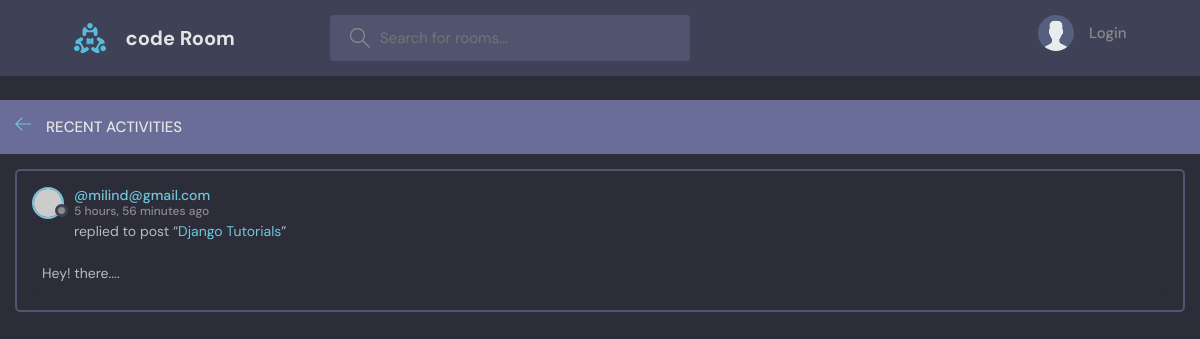
The page /activities/ on the database its author committed.
### base/models.py (models this page shows)
class Messages(models.Model):
    user = models.ForeignKey(User, on_delete=models.CASCADE)
    room = models.ForeignKey(Room, on_delete=models.CASCADE)
    body = models.TextField()
    updatedAt = models.DateTimeField(auto_now=True)
    createdAt = models.DateTimeField(auto_now_add=True)
    class Meta:
        ordering = ['-updatedAt', '-createdAt']
    def __str__(self):
        return self.body[0:50]

class User(AbstractUser):
    name = models.CharField(max_length=200, null=True)
    email = models.EmailField(unique=True, null=True)
    bio = models.TextField(null=True)
    avatar = models.ImageField(null=True, default="avatar.svg")
    USERNAME_FIELD = 'email'
    REQUIRED_FIELDS = []

class Room(models.Model):
    host = models.ForeignKey(User, on_delete=models.SET_NULL, null=True)
    topic = models.ForeignKey(Topic, on_delete=models.SET_NULL, null=True)
    name = models.CharField(max_length=200)
    description = models.TextField(null=True, blank=True)
    participants = models.ManyToManyField(User, related_name='participants', blank=True)
    updatedAt = models.DateTimeField(auto_now=True)
    createdAt = models.DateTimeField(auto_now_add=True)
    class Meta:
        ordering = ['-updatedAt', '-createdAt']
    def __str__(self):
        return self.name

### base/views.py (the view)
# urls.py: path('activities/', views.activityPage, name='activity'),
def activityPage(request):
    room_messages = Messages.objects.all()
    return render(request, 'base/activities.html', {'room_messages': room_messages})

### base/templates/base/activities.html (shortened to what this page needs)
{% include 'main.html' %}
{% block content %}
    <main class="layout">
          <div class="layout__boxHeader">
            <div class="layout__boxTitle">
              <a href="{{request.META.HTTP_REFERER}}">
                <svg version="1.1" xmlns="http://www.w3.org/2000/svg" width="32" height="32" viewBox="0 0 32 32">
                  <title>arrow-left</title>
                  <path
                    d="M13.723 2.286l-13.723 13.714 13.719 13.714 1.616-1.611-10.96-10.96h27.625v-2.286h-27.625l10.965-10.965-1.616-1.607z"
                  ></path>
                </svg>
              </a>
              <h3>Recent Activities</h3>
            </div>
          </div>
            {% for message in room_messages %}
            <div class="activities__box">
              <div class="activities__boxHeader roomListRoom__header">
                <a href="{% url 'profile' message.user.id %}" class="roomListRoom__author">
                  <div class="avatar avatar--small">
                    <img src="https://randomuser.me/api/portraits/women/11.jpg" />
                  </div>
                  <p>
                    @{{message.user}}
                    <span>{{message.createdAt|timesince}} ago</span>
                  </p>
                </a>
              </div>
              <div class="activities__boxContent">
                <p>replied to post “<a href="room.html">{{message.room}}</a>”</p>
                <div class="activities__boxRoomContent">
                    {{message}}....
                </div>
              </div>
            </div>
            {% endfor %}
    </main>
{% endblock content %}

### static/styles/style.css (style rules this page uses)
:root { --color-main: #71c6dd; --color-main-light: #e1f6fb; --color-dark: #3f4156; --color-dark-medium: #51546e; --color-dark-light: #696d97; --color-light: #e5e5e5; --color-gray: #8b8b8b; --color-light-gray: #b2bdbd; --color-bg: #2d2d39; --color-success: #5dd693; --color-error: #fc4b0b; }
* { font-family: "DM Sans", -apple-system, BlinkMacSystemFont, "Segoe UI", Roboto, Oxygen, Ubuntu, Cantarell, "Open Sans", "Helvetica Neue", sans-serif; margin: 0; padding: 0; box-sizing: border-box; text-rendering: optimizeLegibility; font-size: inherit; }
html { font-size: 56.25%; }
@media only screen and (min-width: 1200px) { html { font-size: 62.5%; } }
body { line-height: 1.6; font-weight: 400; font-size: 1.5rem; color: var(--color-light-gray); background-color: var(--color-bg); min-height: 100vh; }
img { width: 100%; }
a { display: inline-block; color: var(--color-main); text-decoration: none; }
.avatar { position: relative; display: inline-block; border-radius: 50%; border: 2px solid var(--color-main); }
.avatar img { display: block; border-radius: 50%; object-fit: cover; object-position: center; }
.avatar::after { content: ""; display: block; position: absolute; background-color: var(--color-gray); z-index: 111; border-radius: 50%; border: 0.3rem solid var(--color-dark); }
.avatar.avatar--small img { width: 2.8rem; height: 2.8rem; }
.avatar.avatar--small:after { width: 0.7rem; height: 0.7rem; bottom: 0px; right: -6px; }
.layout { margin-top: 2.4rem; }
.layout__boxHeader { display: flex; padding: 1.5rem; background-color: var(--color-dark-light); }
.layout__boxTitle { display: flex; gap: 1.5rem; align-items: center; }
.layout__boxTitle h3 { text-transform: uppercase; font-weight: 500; color: var(--color-light); }
.layout__boxTitle svg { width: 1.6rem; height: 1.6rem; fill: var(--color-main); }
.roomListRoom__header { display: flex; justify-content: space-between; align-items: center; }
.roomListRoom__author { font-weight: 500; display: flex; align-items: center; gap: 1rem; }
.activities__box { margin: 1.5rem; padding: 1.5rem; border: 2px solid var(--color-dark-medium); border-radius: 5px; }
.activities__boxHeader p { font-size: 1.4rem; line-height: 1.3; }
.activities__boxHeader p span { color: var(--color-gray); font-size: 1.2rem; display: block; }
.activities__boxContent { margin-left: 4.2rem; }
.activities__boxContent { font-size: 1.4rem; }
.activities__boxRoomContent { background: var(--color-bg); padding: 1rem; border-radius: 5px; margin-top: 1rem; margin-left: -4.2rem; }

### rows shown on the page
Messages: user "milind@gmail.com", createdAt "5 hours, 56 minutes", room "Django Tutorials", body "Hey! there"
